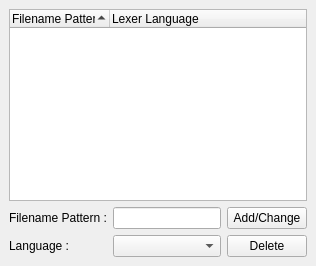
     <widget class="QWidget" name="pLexersAssociations" >
      <layout class="QGridLayout" >
       <property name="margin" >
        <number>9</number>
       </property>
       <property name="spacing" >
        <number>6</number>
       </property>
       <item row="0" column="0" colspan="3" >
        <widget class="QTreeWidget" name="twLexersAssociations" >
         <property name="editTriggers" >
          <set>QAbstractItemView::NoEditTriggers</set>
         </property>
         <property name="alternatingRowColors" >
          <bool>true</bool>
         </property>
         <property name="rootIsDecorated" >
          <bool>false</bool>
         </property>
         <property name="itemsExpandable" >
          <bool>false</bool>
         </property>
         <property name="sortingEnabled" >
          <bool>true</bool>
         </property>
         <property name="allColumnsShowFocus" >
          <bool>true</bool>
         </property>
         <column>
          <property name="text" >
           <string>Filename Pattern</string>
          </property>
         </column>
         <column>
          <property name="text" >
           <string>Lexer Language</string>
          </property>
         </column>
        </widget>
       </item>
       <item row="2" column="0" >
        <widget class="QLabel" name="lLexersAssociationsLanguage" >
         <property name="text" >
          <string>Language :</string>
         </property>
        </widget>
       </item>
       <item row="1" column="0" >
        <widget class="QLabel" name="lLexersAssociationsFilenamePattern" >
         <property name="text" >
          <string>Filename Pattern :</string>
         </property>
        </widget>
       </item>
       <item row="1" column="2" >
        <widget class="QPushButton" name="pbLexersAssociationsAddChange" >
         <property name="text" >
          <string>Add/Change</string>
         </property>
        </widget>
       </item>
       <item row="2" column="1" >
        <widget class="QComboBox" name="cbLexersAssociationsLanguages" />
       </item>
       <item row="2" column="2" >
        <widget class="QPushButton" name="pbLexersAssociationsDelete" >
         <property name="text" >
          <string>Delete</string>
         </property>
        </widget>
       </item>
       <item row="1" column="1" >
        <widget class="QLineEdit" name="leLexersAssociationsFilenamePattern" />
       </item>
      </layout>
     </widget>
